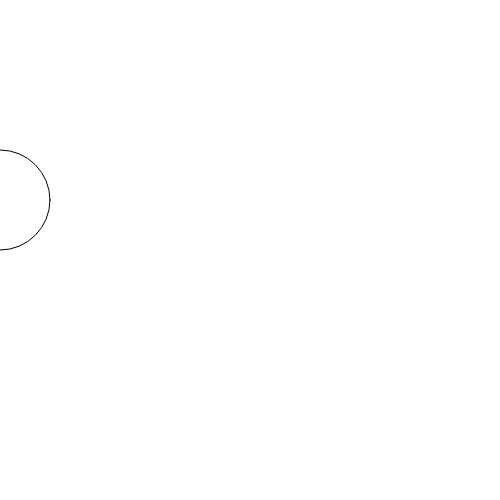
Frame 1 (no input)
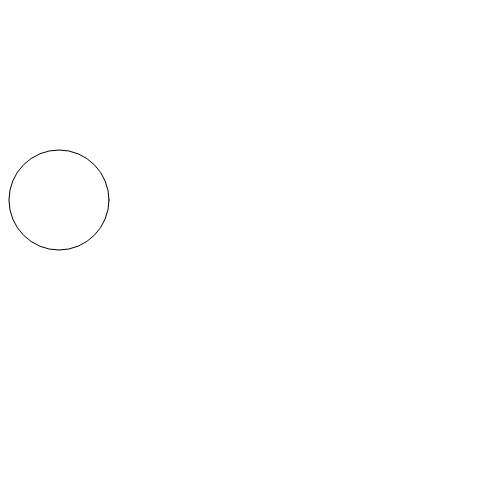
Frame 60 (no input)
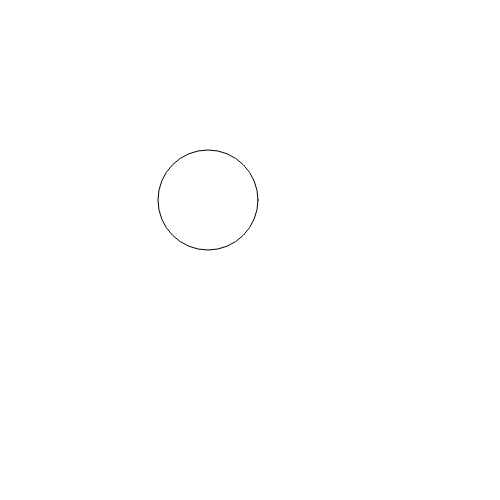
Frame 120 (the mouse pressed at the canvas centre since frame 60)

The p5.js sketch that drew these frames (run headless with seeded random() and noise() and a simulated clock; from frame 60 on, the mouse is pressed at the canvas centre):

// p5.js sketch
// ── sketch.js
var bubbleX = 0;
var bubbleY = 200;
var bubbleSize = 100;


function setup() {
    createCanvas(500,500);
}

function draw() {
    background(255);
    
    
    
    
    display();
    move();
    
    var checking = checkPosition();
    
    if(checking == true){
        bubbleX = 0;
    }
    
    if(mouseIsPressed){
        moveFaster(10);
    }
  
}

function display(){
    ellipse(bubbleX, bubbleY, bubbleSize, bubbleSize);

}

function move(){
        bubbleX++;

}

function moveFaster(howFast){
    bubbleX = bubbleX + howFast
}

function checkPosition(){
    if(bubbleX > width){
        return true;
    }else{
        return false;
    }
}
